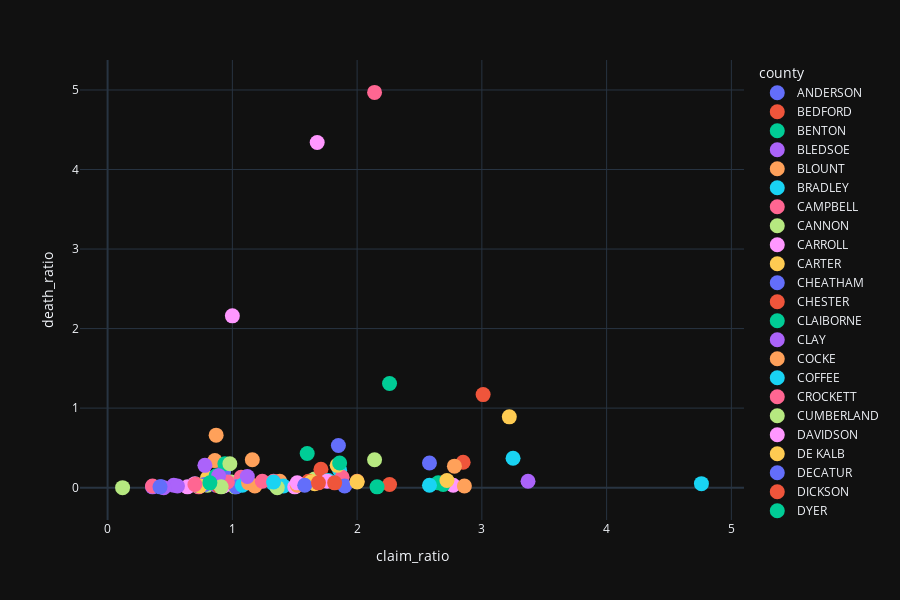

Source (notebook cell):
### Code cell
fig = px.scatter(
    prescription_overdose_death,
    x="claim_ratio",
    y="death_ratio",
    color="county",
    #size="death_ratio",
    hover_data=["county", "claim_ratio", "death_ratio"],
    height=600,
    template="plotly_dark"
)
fig.update_traces(marker=dict(size=15))
fig.show()

### Figure 1 — Plotly figure (JSON) as saved in the notebook; plotly's stock layout.template omitted (floating-point values rounded to 4 significant figures)
{"data": [{"customdata": [["ANDERSON"]], "hovertemplate": "county=%{customdata[0]}<br>claim_ratio=%{x}<br>death_ratio=%{y}<extra></extra>", "legendgroup": "ANDERSON", "marker": {"color": "#636efa", "size": 15, "symbol": "circle"}, "mode": "markers", "name": "ANDERSON", "orientation": "v", "showlegend": true, "type": "scatter", "x": [1.85], "xaxis": "x", "y": [0.53], "yaxis": "y"}, {"customdata": [["BEDFORD"]], "hovertemplate": "county=%{customdata[0]}<br>claim_ratio=%{x}<br>death_ratio=%{y}<extra></extra>", "legendgroup": "BEDFORD", "marker": {"color": "#EF553B", "size": 15, "symbol": "circle"}, "mode": "markers", "name": "BEDFORD", "orientation": "v", "showlegend": true, "type": "scatter", "x": [0.71], "xaxis": "x", "y": [0.04], "yaxis": "y"}, {"customdata": [["BENTON"]], "hovertemplate": "county=%{customdata[0]}<br>claim_ratio=%{x}<br>death_ratio=%{y}<extra></extra>", "legendgroup": "BENTON", "marker": {"color": "#00cc96", "size": 15, "symbol": "circle"}, "mode": "markers", "name": "BENTON", "orientation": "v", "showlegend": true, "type": "scatter", "x": [2.65], "xaxis": "x", "y": [0.06], "yaxis": "y"}, {"customdata": [["BLEDSOE"]], "hovertemplate": "county=%{customdata[0]}<br>claim_ratio=%{x}<br>death_ratio=%{y}<extra></extra>", "legendgroup": "BLEDSOE", "marker": {"color": "#ab63fa", "size": 15, "symbol": "circle"}, "mode": "markers", "name": "BLEDSOE", "orientation": "v", "showlegend": true, "type": "scatter", "x": [0.92], "xaxis": "x", "y": [0.02], "yaxis": "y"}, {"customdata": [["BLOUNT"]], "hovertemplate": "county=%{customdata[0]}<br>claim_ratio=%{x}<br>death_ratio=%{y}<extra></extra>", "legendgroup": "BLOUNT", "marker": {"color": "#FFA15A", "size": 15, "symbol": "circle"}, "mode": "markers", "name": "BLOUNT", "orientation": "v", "showlegend": true, "type": "scatter", "x": [0.86], "xaxis": "x", "y": [0.34], "yaxis": "y"}, {"customdata": [["BRADLEY"]], "hovertemplate": "county=%{customdata[0]}<br>claim_ratio=%{x}<br>death_ratio=%{y}<extra></extra>", "legendgroup": "BRADLEY", "marker": {"color": "#19d3f3", "size": 15, "symbol": "circle"}, "mode": "markers", "name": "BRADLEY", "orientation": "v", "showlegend": true, "type": "scatter", "x": [1.86], "xaxis": "x", "y": [0.22], "yaxis": "y"}, {"customdata": [["CAMPBELL"]], "hovertemplate": "county=%{customdata[0]}<br>claim_ratio=%{x}<br>death_ratio=%{y}<extra></extra>", "legendgroup": "CAMPBELL", "marker": {"color": "#FF6692", "size": 15, "symbol": "circle"}, "mode": "markers", "name": "CAMPBELL", "orientation": "v", "showlegend": true, "type": "scatter", "x": [1.88], "xaxis": "x", "y": [0.13], "yaxis": "y"}, {"customdata": [["CANNON"]], "hovertemplate": "county=%{customdata[0]}<br>claim_ratio=%{x}<br>death_ratio=%{y}<extra></extra>", "legendgroup": "CANNON", "marker": {"color": "#B6E880", "size": 15, "symbol": "circle"}, "mode": "markers", "name": "CANNON", "orientation": "v", "showlegend": true, "type": "scatter", "x": [0.8], "xaxis": "x", "y": [0.03], "yaxis": "y"}, {"customdata": [["CARROLL"]], "hovertemplate": "county=%{customdata[0]}<br>claim_ratio=%{x}<br>death_ratio=%{y}<extra></extra>", "legendgroup": "CARROLL", "marker": {"color": "#FF97FF", "size": 15, "symbol": "circle"}, "mode": "markers", "name": "CARROLL", "orientation": "v", "showlegend": true, "type": "scatter", "x": [2.77], "xaxis": "x", "y": [0.03], "yaxis": "y"}, {"customdata": [["CARTER"]], "hovertemplate": "county=%{customdata[0]}<br>claim_ratio=%{x}<br>death_ratio=%{y}<extra></extra>", "legendgroup": "CARTER", "marker": {"color": "#FECB52", "size": 15, "symbol": "circle"}, "mode": "markers", "name": "CARTER", "orientation": "v", "showlegend": true, "type": "scatter", "x": [0.8], "xaxis": "x", "y": [0.12], "yaxis": "y"}, {"customdata": [["CHEATHAM"]], "hovertemplate": "county=%{customdata[0]}<br>claim_ratio=%{x}<br>death_ratio=%{y}<extra></extra>", "legendgroup": "CHEATHAM", "marker": {"color": "#636efa", "size": 15, "symbol": "circle"}, "mode": "markers", "name": "CHEATHAM", "orientation": "v", "showlegend": true, "type": "scatter", "x": [0.93], "xaxis": "x", "y": [0.2], "yaxis": "y"}, {"customdata": [["CHESTER"]], "hovertemplate": "county=%{customdata[0]}<br>claim_ratio=%{x}<br>death_ratio=%{y}<extra></extra>", "legendgroup": "CHESTER", "marker": {"color": "#EF553B", "size": 15, "symbol": "circle"}, "mode": "markers", "name": "CHESTER", "orientation": "v", "showlegend": true, "type": "scatter", "x": [2.26], "xaxis": "x", "y": [0.04], "yaxis": "y"}, {"customdata": [["CLAIBORNE"]], "hovertemplate": "county=%{customdata[0]}<br>claim_ratio=%{x}<br>death_ratio=%{y}<extra></extra>", "legendgroup": "CLAIBORNE", "marker": {"color": "#00cc96", "size": 15, "symbol": "circle"}, "mode": "markers", "name": "CLAIBORNE", "orientation": "v", "showlegend": true, "type": "scatter", "x": [2.69], "xaxis": "x", "y": [0.04], "yaxis": "y"}, {"customdata": [["CLAY"]], "hovertemplate": "county=%{customdata[0]}<br>claim_ratio=%{x}<br>death_ratio=%{y}<extra></extra>", "legendgroup": "CLAY", "marker": {"color": "#ab63fa", "size": 15, "symbol": "circle"}, "mode": "markers", "name": "CLAY", "orientation": "v", "showlegend": true, "type": "scatter", "x": [3.37], "xaxis": "x", "y": [0.08], "yaxis": "y"}, {"customdata": [["COCKE"]], "hovertemplate": "county=%{customdata[0]}<br>claim_ratio=%{x}<br>death_ratio=%{y}<extra></extra>", "legendgroup": "COCKE", "marker": {"color": "#FFA15A", "size": 15, "symbol": "circle"}, "mode": "markers", "name": "COCKE", "orientation": "v", "showlegend": true, "type": "scatter", "x": [1.38], "xaxis": "x", "y": [0.08], "yaxis": "y"}, {"customdata": [["COFFEE"]], "hovertemplate": "county=%{customdata[0]}<br>claim_ratio=%{x}<br>death_ratio=%{y}<extra></extra>", "legendgroup": "COFFEE", "marker": {"color": "#19d3f3", "size": 15, "symbol": "circle"}, "mode": "markers", "name": "COFFEE", "orientation": "v", "showlegend": true, "type": "scatter", "x": [3.25], "xaxis": "x", "y": [0.37], "yaxis": "y"}, {"customdata": [["CROCKETT"]], "hovertemplate": "county=%{customdata[0]}<br>claim_ratio=%{x}<br>death_ratio=%{y}<extra></extra>", "legendgroup": "CROCKETT", "marker": {"color": "#FF6692", "size": 15, "symbol": "circle"}, "mode": "markers", "name": "CROCKETT", "orientation": "v", "showlegend": true, "type": "scatter", "x": [0.73], "xaxis": "x", "y": [0.01], "yaxis": "y"}, {"customdata": [["CUMBERLAND"]], "hovertemplate": "county=%{customdata[0]}<br>claim_ratio=%{x}<br>death_ratio=%{y}<extra></extra>", "legendgroup": "CUMBERLAND", "marker": {"color": "#B6E880", "size": 15, "symbol": "circle"}, "mode": "markers", "name": "CUMBERLAND", "orientation": "v", "showlegend": true, "type": "scatter", "x": [1.66], "xaxis": "x", "y": [0.11], "yaxis": "y"}, {"customdata": [["DAVIDSON"]], "hovertemplate": "county=%{customdata[0]}<br>claim_ratio=%{x}<br>death_ratio=%{y}<extra></extra>", "legendgroup": "DAVIDSON", "marker": {"color": "#FF97FF", "size": 15, "symbol": "circle"}, "mode": "markers", "name": "DAVIDSON", "orientation": "v", "showlegend": true, "type": "scatter", "x": [1.68], "xaxis": "x", "y": [4.34], "yaxis": "y"}, {"customdata": [["DE KALB"]], "hovertemplate": "county=%{customdata[0]}<br>claim_ratio=%{x}<br>death_ratio=%{y}<extra></extra>", "legendgroup": "DE KALB", "marker": {"color": "#FECB52", "size": 15, "symbol": "circle"}, "mode": "markers", "name": "DE KALB", "orientation": "v", "showlegend": true, "type": "scatter", "x": [1.66], "xaxis": "x", "y": [0.05], "yaxis": "y"}, {"customdata": [["DECATUR"]], "hovertemplate": "county=%{customdata[0]}<br>claim_ratio=%{x}<br>death_ratio=%{y}<extra></extra>", "legendgroup": "DECATUR", "marker": {"color": "#636efa", "size": 15, "symbol": "circle"}, "mode": "markers", "name": "DECATUR", "orientation": "v", "showlegend": true, "type": "scatter", "x": [0.75], "xaxis": "x", "y": [0.03], "yaxis": "y"}, {"customdata": [["DICKSON"]], "hovertemplate": "county=%{customdata[0]}<br>claim_ratio=%{x}<br>death_ratio=%{y}<extra></extra>", "legendgroup": "DICKSON", "marker": {"color": "#EF553B", "size": 15, "symbol": "circle"}, "mode": "markers", "name": "DICKSON", "orientation": "v", "showlegend": true, "type": "scatter", "x": [1.71], "xaxis": "x", "y": [0.23], "yaxis": "y"}, {"customdata": [["DYER"]], "hovertemplate": "county=%{customdata[0]}<br>claim_ratio=%{x}<br>death_ratio=%{y}<extra></extra>", "legendgroup": "DYER", "marker": {"color": "#00cc96", "size": 15, "symbol": "circle"}, "mode": "markers", "name": "DYER", "orientation": "v", "showlegend": true, "type": "scatter", "x": [2.16], "xaxis": "x", "y": [0.01], "yaxis": "y"}, {"customdata": [["FAYETTE"]], "hovertemplate": "county=%{customdata[0]}<br>claim_ratio=%{x}<br>death_ratio=%{y}<extra></extra>", "legendgroup": "FAYETTE", "marker": {"color": "#ab63fa", "size": 15, "symbol": "circle"}, "mode": "markers", "name": "FAYETTE", "orientation": "v", "showlegend": true, "type": "scatter", "x": [0.87], "xaxis": "x", "y": [0.03], "yaxis": "y"}, {"customdata": [["FENTRESS"]], "hovertemplate": "county=%{customdata[0]}<br>claim_ratio=%{x}<br>death_ratio=%{y}<extra></extra>", "legendgroup": "FENTRESS", "marker": {"color": "#FFA15A", "size": 15, "symbol": "circle"}, "mode": "markers", "name": "FENTRESS", "orientation": "v", "showlegend": true, "type": "scatter", "x": [2.86], "xaxis": "x", "y": [0.02], "yaxis": "y"}, {"customdata": [["FRANKLIN"]], "hovertemplate": "county=%{customdata[0]}<br>claim_ratio=%{x}<br>death_ratio=%{y}<extra></extra>", "legendgroup": "FRANKLIN", "marker": {"color": "#19d3f3", "size": 15, "symbol": "circle"}, "mode": "markers", "name": "FRANKLIN", "orientation": "v", "showlegend": true, "type": "scatter", "x": [1.33], "xaxis": "x", "y": [0.05], "yaxis": "y"}, {"customdata": [["GIBSON"]], "hovertemplate": "county=%{customdata[0]}<br>claim_ratio=%{x}<br>death_ratio=%{y}<extra></extra>", "legendgroup": "GIBSON", "marker": {"color": "#FF6692", "size": 15, "symbol": "circle"}, "mode": "markers", "name": "GIBSON", "orientation": "v", "showlegend": true, "type": "scatter", "x": [1.33], "xaxis": "x", "y": [0.08], "yaxis": "y"}, {"customdata": [["GILES"]], "hovertemplate": "county=%{customdata[0]}<br>claim_ratio=%{x}<br>death_ratio=%{y}<extra></extra>", "legendgroup": "GILES", "marker": {"color": "#B6E880", "size": 15, "symbol": "circle"}, "mode": "markers", "name": "GILES", "orientation": "v", "showlegend": true, "type": "scatter", "x": [0.99], "xaxis": "x", "y": [0.07], "yaxis": "y"}, {"customdata": [["GRAINGER"]], "hovertemplate": "county=%{customdata[0]}<br>claim_ratio=%{x}<br>death_ratio=%{y}<extra></extra>", "legendgroup": "GRAINGER", "marker": {"color": "#FF97FF", "size": 15, "symbol": "circle"}, "mode": "markers", "name": "GRAINGER", "orientation": "v", "showlegend": true, "type": "scatter", "x": [0.64], "xaxis": "x", "y": [0.01], "yaxis": "y"}, {"customdata": [["GREENE"]], "hovertemplate": "county=%{customdata[0]}<br>claim_ratio=%{x}<br>death_ratio=%{y}<extra></extra>", "legendgroup": "GREENE", "marker": {"color": "#FECB52", "size": 15, "symbol": "circle"}, "mode": "markers", "name": "GREENE", "orientation": "v", "showlegend": true, "type": "scatter", "x": [1.84], "xaxis": "x", "y": [0.28], "yaxis": "y"}, {"customdata": [["GRUNDY"]], "hovertemplate": "county=%{customdata[0]}<br>claim_ratio=%{x}<br>death_ratio=%{y}<extra></extra>", "legendgroup": "GRUNDY", "marker": {"color": "#636efa", "size": 15, "symbol": "circle"}, "mode": "markers", "name": "GRUNDY", "orientation": "v", "showlegend": true, "type": "scatter", "x": [1.9], "xaxis": "x", "y": [0.02], "yaxis": "y"}, {"customdata": [["HAMBLEN"]], "hovertemplate": "county=%{customdata[0]}<br>claim_ratio=%{x}<br>death_ratio=%{y}<extra></extra>", "legendgroup": "HAMBLEN", "marker": {"color": "#EF553B", "size": 15, "symbol": "circle"}, "mode": "markers", "name": "HAMBLEN", "orientation": "v", "showlegend": true, "type": "scatter", "x": [2.85], "xaxis": "x", "y": [0.32], "yaxis": "y"}, {"customdata": [["HAMILTON"]], "hovertemplate": "county=%{customdata[0]}<br>claim_ratio=%{x}<br>death_ratio=%{y}<extra></extra>", "legendgroup": "HAMILTON", "marker": {"color": "#00cc96", "size": 15, "symbol": "circle"}, "mode": "markers", "name": "HAMILTON", "orientation": "v", "showlegend": true, "type": "scatter", "x": [2.26], "xaxis": "x", "y": [1.31], "yaxis": "y"}, {"customdata": [["HANCOCK"]], "hovertemplate": "county=%{customdata[0]}<br>claim_ratio=%{x}<br>death_ratio=%{y}<extra></extra>", "legendgroup": "HANCOCK", "marker": {"color": "#ab63fa", "size": 15, "symbol": "circle"}, "mode": "markers", "name": "HANCOCK", "orientation": "v", "showlegend": true, "type": "scatter", "x": [0.53], "xaxis": "x", "y": [0.03], "yaxis": "y"}, {"customdata": [["HARDEMAN"]], "hovertemplate": "county=%{customdata[0]}<br>claim_ratio=%{x}<br>death_ratio=%{y}<extra></extra>", "legendgroup": "HARDEMAN", "marker": {"color": "#FFA15A", "size": 15, "symbol": "circle"}, "mode": "markers", "name": "HARDEMAN", "orientation": "v", "showlegend": true, "type": "scatter", "x": [1.18], "xaxis": "x", "y": [0.02], "yaxis": "y"}, {"customdata": [["HARDIN"]], "hovertemplate": "county=%{customdata[0]}<br>claim_ratio=%{x}<br>death_ratio=%{y}<extra></extra>", "legendgroup": "HARDIN", "marker": {"color": "#19d3f3", "size": 15, "symbol": "circle"}, "mode": "markers", "name": "HARDIN", "orientation": "v", "showlegend": true, "type": "scatter", "x": [1.77], "xaxis": "x", "y": [0.09], "yaxis": "y"}, {"customdata": [["HAWKINS"]], "hovertemplate": "county=%{customdata[0]}<br>claim_ratio=%{x}<br>death_ratio=%{y}<extra></extra>", "legendgroup": "HAWKINS", "marker": {"color": "#FF6692", "size": 15, "symbol": "circle"}, "mode": "markers", "name": "HAWKINS", "orientation": "v", "showlegend": true, "type": "scatter", "x": [1.07], "xaxis": "x", "y": [0.13], "yaxis": "y"}, {"customdata": [["HAYWOOD"]], "hovertemplate": "county=%{customdata[0]}<br>claim_ratio=%{x}<br>death_ratio=%{y}<extra></extra>", "legendgroup": "HAYWOOD", "marker": {"color": "#B6E880", "size": 15, "symbol": "circle"}, "mode": "markers", "name": "HAYWOOD", "orientation": "v", "showlegend": true, "type": "scatter", "x": [1.02], "xaxis": "x", "y": [0.01], "yaxis": "y"}, {"customdata": [["HENDERSON"]], "hovertemplate": "county=%{customdata[0]}<br>claim_ratio=%{x}<br>death_ratio=%{y}<extra></extra>", "legendgroup": "HENDERSON", "marker": {"color": "#FF97FF", "size": 15, "symbol": "circle"}, "mode": "markers", "name": "HENDERSON", "orientation": "v", "showlegend": true, "type": "scatter", "x": [0.7], "xaxis": "x", "y": [0.05], "yaxis": "y"}, {"customdata": [["HENRY"]], "hovertemplate": "county=%{customdata[0]}<br>claim_ratio=%{x}<br>death_ratio=%{y}<extra></extra>", "legendgroup": "HENRY", "marker": {"color": "#FECB52", "size": 15, "symbol": "circle"}, "mode": "markers", "name": "HENRY", "orientation": "v", "showlegend": true, "type": "scatter", "x": [2.72], "xaxis": "x", "y": [0.09], "yaxis": "y"}, {"customdata": [["HICKMAN"]], "hovertemplate": "county=%{customdata[0]}<br>claim_ratio=%{x}<br>death_ratio=%{y}<extra></extra>", "legendgroup": "HICKMAN", "marker": {"color": "#636efa", "size": 15, "symbol": "circle"}, "mode": "markers", "name": "HICKMAN", "orientation": "v", "showlegend": true, "type": "scatter", "x": [0.78], "xaxis": "x", "y": [0.04], "yaxis": "y"}, {"customdata": [["HOUSTON"]], "hovertemplate": "county=%{customdata[0]}<br>claim_ratio=%{x}<br>death_ratio=%{y}<extra></extra>", "legendgroup": "HOUSTON", "marker": {"color": "#EF553B", "size": 15, "symbol": "circle"}, "mode": "markers", "name": "HOUSTON", "orientation": "v", "showlegend": true, "type": "scatter", "x": [0.89], "xaxis": "x", "y": [0.02], "yaxis": "y"}, {"customdata": [["HUMPHREYS"]], "hovertemplate": "county=%{customdata[0]}<br>claim_ratio=%{x}<br>death_ratio=%{y}<extra></extra>", "legendgroup": "HUMPHREYS", "marker": {"color": "#00cc96", "size": 15, "symbol": "circle"}, "mode": "markers", "name": "HUMPHREYS", "orientation": "v", "showlegend": true, "type": "scatter", "x": [0.72], "xaxis": "x", "y": [0.03], "yaxis": "y"}, {"customdata": [["JACKSON"]], "hovertemplate": "county=%{customdata[0]}<br>claim_ratio=%{x}<br>death_ratio=%{y}<extra></extra>", "legendgroup": "JACKSON", "marker": {"color": "#ab63fa", "size": 15, "symbol": "circle"}, "mode": "markers", "name": "JACKSON", "orientation": "v", "showlegend": true, "type": "scatter", "x": [0.36], "xaxis": "x", "y": [0.01], "yaxis": "y"}, {"customdata": [["JEFFERSON"]], "hovertemplate": "county=%{customdata[0]}<br>claim_ratio=%{x}<br>death_ratio=%{y}<extra></extra>", "legendgroup": "JEFFERSON", "marker": {"color": "#FFA15A", "size": 15, "symbol": "circle"}, "mode": "markers", "name": "JEFFERSON", "orientation": "v", "showlegend": true, "type": "scatter", "x": [2], "xaxis": "x", "y": [0.08], "yaxis": "y"}, {"customdata": [["JOHNSON"]], "hovertemplate": "county=%{customdata[0]}<br>claim_ratio=%{x}<br>death_ratio=%{y}<extra></extra>", "legendgroup": "JOHNSON", "marker": {"color": "#19d3f3", "size": 15, "symbol": "circle"}, "mode": "markers", "name": "JOHNSON", "orientation": "v", "showlegend": true, "type": "scatter", "x": [1.41], "xaxis": "x", "y": [0.02], "yaxis": "y"}, {"customdata": [["KNOX"]], "hovertemplate": "county=%{customdata[0]}<br>claim_ratio=%{x}<br>death_ratio=%{y}<extra></extra>", "legendgroup": "KNOX", "marker": {"color": "#FF6692", "size": 15, "symbol": "circle"}, "mode": "markers", "name": "KNOX", "orientation": "v", "showlegend": true, "type": "scatter", "x": [2.14], "xaxis": "x", "y": [4.97], "yaxis": "y"}, {"customdata": [["LAKE"]], "hovertemplate": "county=%{customdata[0]}<br>claim_ratio=%{x}<br>death_ratio=%{y}<extra></extra>", "legendgroup": "LAKE", "marker": {"color": "#B6E880", "size": 15, "symbol": "circle"}, "mode": "markers", "name": "LAKE", "orientation": "v", "showlegend": true, "type": "scatter", "x": [0.12], "xaxis": "x", "y": [0], "yaxis": "y"}, {"customdata": [["LAUDERDALE"]], "hovertemplate": "county=%{customdata[0]}<br>claim_ratio=%{x}<br>death_ratio=%{y}<extra></extra>", "legendgroup": "LAUDERDALE", "marker": {"color": "#FF97FF", "size": 15, "symbol": "circle"}, "mode": "markers", "name": "LAUDERDALE", "orientation": "v", "showlegend": true, "type": "scatter", "x": [0.93], "xaxis": "x", "y": [0.02], "yaxis": "y"}, {"customdata": [["LAWRENCE"]], "hovertemplate": "county=%{customdata[0]}<br>claim_ratio=%{x}<br>death_ratio=%{y}<extra></extra>", "legendgroup": "LAWRENCE", "marker": {"color": "#FECB52", "size": 15, "symbol": "circle"}, "mode": "markers", "name": "LAWRENCE", "orientation": "v", "showlegend": true, "type": "scatter", "x": [1.63], "xaxis": "x", "y": [0.08], "yaxis": "y"}, {"customdata": [["LEWIS"]], "hovertemplate": "county=%{customdata[0]}<br>claim_ratio=%{x}<br>death_ratio=%{y}<extra></extra>", "legendgroup": "LEWIS", "marker": {"color": "#636efa", "size": 15, "symbol": "circle"}, "mode": "markers", "name": "LEWIS", "orientation": "v", "showlegend": true, "type": "scatter", "x": [1.03], "xaxis": "x", "y": [0.01], "yaxis": "y"}, {"customdata": [["LINCOLN"]], "hovertemplate": "county=%{customdata[0]}<br>claim_ratio=%{x}<br>death_ratio=%{y}<extra></extra>", "legendgroup": "LINCOLN", "marker": {"color": "#EF553B", "size": 15, "symbol": "circle"}, "mode": "markers", "name": "LINCOLN", "orientation": "v", "showlegend": true, "type": "scatter", "x": [0.71], "xaxis": "x", "y": [0.04], "yaxis": "y"}, {"customdata": [["LOUDON"]], "hovertemplate": "county=%{customdata[0]}<br>claim_ratio=%{x}<br>death_ratio=%{y}<extra></extra>", "legendgroup": "LOUDON", "marker": {"color": "#00cc96", "size": 15, "symbol": "circle"}, "mode": "markers", "name": "LOUDON", "orientation": "v", "showlegend": true, "type": "scatter", "x": [0.87], "xaxis": "x", "y": [0.15], "yaxis": "y"}, {"customdata": [["MACON"]], "hovertemplate": "county=%{customdata[0]}<br>claim_ratio=%{x}<br>death_ratio=%{y}<extra></extra>", "legendgroup": "MACON", "marker": {"color": "#ab63fa", "size": 15, "symbol": "circle"}, "mode": "markers", "name": "MACON", "orientation": "v", "showlegend": true, "type": "scatter", "x": [0.56], "xaxis": "x", "y": [0.02], "yaxis": "y"}, {"customdata": [["MADISON"]], "hovertemplate": "county=%{customdata[0]}<br>claim_ratio=%{x}<br>death_ratio=%{y}<extra></extra>", "legendgroup": "MADISON", "marker": {"color": "#FFA15A", "size": 15, "symbol": "circle"}, "mode": "markers", "name": "MADISON", "orientation": "v", "showlegend": true, "type": "scatter", "x": [2.78], "xaxis": "x", "y": [0.27], "yaxis": "y"}, {"customdata": [["MARION"]], "hovertemplate": "county=%{customdata[0]}<br>claim_ratio=%{x}<br>death_ratio=%{y}<extra></extra>", "legendgroup": "MARION", "marker": {"color": "#19d3f3", "size": 15, "symbol": "circle"}, "mode": "markers", "name": "MARION", "orientation": "v", "showlegend": true, "type": "scatter", "x": [1.08], "xaxis": "x", "y": [0.03], "yaxis": "y"}, {"customdata": [["MARSHALL"]], "hovertemplate": "county=%{customdata[0]}<br>claim_ratio=%{x}<br>death_ratio=%{y}<extra></extra>", "legendgroup": "MARSHALL", "marker": {"color": "#FF6692", "size": 15, "symbol": "circle"}, "mode": "markers", "name": "MARSHALL", "orientation": "v", "showlegend": true, "type": "scatter", "x": [0.96], "xaxis": "x", "y": [0.07], "yaxis": "y"}, {"customdata": [["MAURY"]], "hovertemplate": "county=%{customdata[0]}<br>claim_ratio=%{x}<br>death_ratio=%{y}<extra></extra>", "legendgroup": "MAURY", "marker": {"color": "#B6E880", "size": 15, "symbol": "circle"}, "mode": "markers", "name": "MAURY", "orientation": "v", "showlegend": true, "type": "scatter", "x": [2.14], "xaxis": "x", "y": [0.35], "yaxis": "y"}, {"customdata": [["MC MINN"]], "hovertemplate": "county=%{customdata[0]}<br>claim_ratio=%{x}<br>death_ratio=%{y}<extra></extra>", "legendgroup": "MC MINN", "marker": {"color": "#FF97FF", "size": 15, "symbol": "circle"}, "mode": "markers", "name": "MC MINN", "orientation": "v", "showlegend": true, "type": "scatter", "x": [1.76], "xaxis": "x", "y": [0.08], "yaxis": "y"}, {"customdata": [["MC NAIRY"]], "hovertemplate": "county=%{customdata[0]}<br>claim_ratio=%{x}<br>death_ratio=%{y}<extra></extra>", "legendgroup": "MC NAIRY", "marker": {"color": "#FECB52", "size": 15, "symbol": "circle"}, "mode": "markers", "name": "MC NAIRY", "orientation": "v", "showlegend": true, "type": "scatter", "x": [2], "xaxis": "x", "y": [0.07], "yaxis": "y"}, {"customdata": [["MEIGS"]], "hovertemplate": "county=%{customdata[0]}<br>claim_ratio=%{x}<br>death_ratio=%{y}<extra></extra>", "legendgroup": "MEIGS", "marker": {"color": "#636efa", "size": 15, "symbol": "circle"}, "mode": "markers", "name": "MEIGS", "orientation": "v", "showlegend": true, "type": "scatter", "x": [0.43], "xaxis": "x", "y": [0.01], "yaxis": "y"}, {"customdata": [["MONROE"]], "hovertemplate": "county=%{customdata[0]}<br>claim_ratio=%{x}<br>death_ratio=%{y}<extra></extra>", "legendgroup": "MONROE", "marker": {"color": "#EF553B", "size": 15, "symbol": "circle"}, "mode": "markers", "name": "MONROE", "orientation": "v", "showlegend": true, "type": "scatter", "x": [1.61], "xaxis": "x", "y": [0.08], "yaxis": "y"}, {"customdata": [["MONTGOMERY"]], "hovertemplate": "county=%{customdata[0]}<br>claim_ratio=%{x}<br>death_ratio=%{y}<extra></extra>", "legendgroup": "MONTGOMERY", "marker": {"color": "#00cc96", "size": 15, "symbol": "circle"}, "mode": "markers", "name": "MONTGOMERY", "orientation": "v", "showlegend": true, "type": "scatter", "x": [0.94], "xaxis": "x", "y": [0.3], "yaxis": "y"}, {"customdata": [["MOORE"]], "hovertemplate": "county=%{customdata[0]}<br>claim_ratio=%{x}<br>death_ratio=%{y}<extra></extra>", "legendgroup": "MOORE", "marker": {"color": "#ab63fa", "size": 15, "symbol": "circle"}, "mode": "markers", "name": "MOORE", "orientation": "v", "showlegend": true, "type": "scatter", "x": [0.45], "xaxis": "x", "y": [0], "yaxis": "y"}, {"customdata": [["MORGAN"]], "hovertemplate": "county=%{customdata[0]}<br>claim_ratio=%{x}<br>death_ratio=%{y}<extra></extra>", "legendgroup": "MORGAN", "marker": {"color": "#FFA15A", "size": 15, "symbol": "circle"}, "mode": "markers", "name": "MORGAN", "orientation": "v", "showlegend": true, "type": "scatter", "x": [1.13], "xaxis": "x", "y": [0.06], "yaxis": "y"}, {"customdata": [["OBION"]], "hovertemplate": "county=%{customdata[0]}<br>claim_ratio=%{x}<br>death_ratio=%{y}<extra></extra>", "legendgroup": "OBION", "marker": {"color": "#19d3f3", "size": 15, "symbol": "circle"}, "mode": "markers", "name": "OBION", "orientation": "v", "showlegend": true, "type": "scatter", "x": [2.58], "xaxis": "x", "y": [0.03], "yaxis": "y"}, {"customdata": [["OVERTON"]], "hovertemplate": "county=%{customdata[0]}<br>claim_ratio=%{x}<br>death_ratio=%{y}<extra></extra>", "legendgroup": "OVERTON", "marker": {"color": "#FF6692", "size": 15, "symbol": "circle"}, "mode": "markers", "name": "OVERTON", "orientation": "v", "showlegend": true, "type": "scatter", "x": [1.24], "xaxis": "x", "y": [0.08], "yaxis": "y"}, {"customdata": [["PERRY"]], "hovertemplate": "county=%{customdata[0]}<br>claim_ratio=%{x}<br>death_ratio=%{y}<extra></extra>", "legendgroup": "PERRY", "marker": {"color": "#B6E880", "size": 15, "symbol": "circle"}, "mode": "markers", "name": "PERRY", "orientation": "v", "showlegend": true, "type": "scatter", "x": [1.36], "xaxis": "x", "y": [0], "yaxis": "y"}, {"customdata": [["PICKETT"]], "hovertemplate": "county=%{customdata[0]}<br>claim_ratio=%{x}<br>death_ratio=%{y}<extra></extra>", "legendgroup": "PICKETT", "marker": {"color": "#FF97FF", "size": 15, "symbol": "circle"}, "mode": "markers", "name": "PICKETT", "orientation": "v", "showlegend": true, "type": "scatter", "x": [1.5], "xaxis": "x", "y": [0.01], "yaxis": "y"}, {"customdata": [["POLK"]], "hovertemplate": "county=%{customdata[0]}<br>claim_ratio=%{x}<br>death_ratio=%{y}<extra></extra>", "legendgroup": "POLK", "marker": {"color": "#FECB52", "size": 15, "symbol": "circle"}, "mode": "markers", "name": "POLK", "orientation": "v", "showlegend": true, "type": "scatter", "x": [0.74], "xaxis": "x", "y": [0.02], "yaxis": "y"}, {"customdata": [["PUTNAM"]], "hovertemplate": "county=%{customdata[0]}<br>claim_ratio=%{x}<br>death_ratio=%{y}<extra></extra>", "legendgroup": "PUTNAM", "marker": {"color": "#636efa", "size": 15, "symbol": "circle"}, "mode": "markers", "name": "PUTNAM", "orientation": "v", "showlegend": true, "type": "scatter", "x": [2.58], "xaxis": "x", "y": [0.31], "yaxis": "y"}, {"customdata": [["RHEA"]], "hovertemplate": "county=%{customdata[0]}<br>claim_ratio=%{x}<br>death_ratio=%{y}<extra></extra>", "legendgroup": "RHEA", "marker": {"color": "#EF553B", "size": 15, "symbol": "circle"}, "mode": "markers", "name": "RHEA", "orientation": "v", "showlegend": true, "type": "scatter", "x": [1.82], "xaxis": "x", "y": [0.06], "yaxis": "y"}, {"customdata": [["ROANE"]], "hovertemplate": "county=%{customdata[0]}<br>claim_ratio=%{x}<br>death_ratio=%{y}<extra></extra>", "legendgroup": "ROANE", "marker": {"color": "#00cc96", "size": 15, "symbol": "circle"}, "mode": "markers", "name": "ROANE", "orientation": "v", "showlegend": true, "type": "scatter", "x": [1.86], "xaxis": "x", "y": [0.31], "yaxis": "y"}, {"customdata": [["ROBERTSON"]], "hovertemplate": "county=%{customdata[0]}<br>claim_ratio=%{x}<br>death_ratio=%{y}<extra></extra>", "legendgroup": "ROBERTSON", "marker": {"color": "#ab63fa", "size": 15, "symbol": "circle"}, "mode": "markers", "name": "ROBERTSON", "orientation": "v", "showlegend": true, "type": "scatter", "x": [1.12], "xaxis": "x", "y": [0.14], "yaxis": "y"}, {"customdata": [["RUTHERFORD"]], "hovertemplate": "county=%{customdata[0]}<br>claim_ratio=%{x}<br>death_ratio=%{y}<extra></extra>", "legendgroup": "RUTHERFORD", "marker": {"color": "#FFA15A", "size": 15, "symbol": "circle"}, "mode": "markers", "name": "RUTHERFORD", "orientation": "v", "showlegend": true, "type": "scatter", "x": [0.87], "xaxis": "x", "y": [0.66], "yaxis": "y"}, {"customdata": [["SCOTT"]], "hovertemplate": "county=%{customdata[0]}<br>claim_ratio=%{x}<br>death_ratio=%{y}<extra></extra>", "legendgroup": "SCOTT", "marker": {"color": "#19d3f3", "size": 15, "symbol": "circle"}, "mode": "markers", "name": "SCOTT", "orientation": "v", "showlegend": true, "type": "scatter", "x": [4.76], "xaxis": "x", "y": [0.05], "yaxis": "y"}, {"customdata": [["SEQUATCHIE"]], "hovertemplate": "county=%{customdata[0]}<br>claim_ratio=%{x}<br>death_ratio=%{y}<extra></extra>", "legendgroup": "SEQUATCHIE", "marker": {"color": "#FF6692", "size": 15, "symbol": "circle"}, "mode": "markers", "name": "SEQUATCHIE", "orientation": "v", "showlegend": true, "type": "scatter", "x": [0.36], "xaxis": "x", "y": [0.02], "yaxis": "y"}, {"customdata": [["SEVIER"]], "hovertemplate": "county=%{customdata[0]}<br>claim_ratio=%{x}<br>death_ratio=%{y}<extra></extra>", "legendgroup": "SEVIER", "marker": {"color": "#B6E880", "size": 15, "symbol": "circle"}, "mode": "markers", "name": "SEVIER", "orientation": "v", "showlegend": true, "type": "scatter", "x": [0.98], "xaxis": "x", "y": [0.3], "yaxis": "y"}, {"customdata": [["SHELBY"]], "hovertemplate": "county=%{customdata[0]}<br>claim_ratio=%{x}<br>death_ratio=%{y}<extra></extra>", "legendgroup": "SHELBY", "marker": {"color": "#FF97FF", "size": 15, "symbol": "circle"}, "mode": "markers", "name": "SHELBY", "orientation": "v", "showlegend": true, "type": "scatter", "x": [1], "xaxis": "x", "y": [2.16], "yaxis": "y"}, {"customdata": [["SMITH"]], "hovertemplate": "county=%{customdata[0]}<br>claim_ratio=%{x}<br>death_ratio=%{y}<extra></extra>", "legendgroup": "SMITH", "marker": {"color": "#FECB52", "size": 15, "symbol": "circle"}, "mode": "markers", "name": "SMITH", "orientation": "v", "showlegend": true, "type": "scatter", "x": [1.63], "xaxis": "x", "y": [0.07], "yaxis": "y"}, {"customdata": [["STEWART"]], "hovertemplate": "county=%{customdata[0]}<br>claim_ratio=%{x}<br>death_ratio=%{y}<extra></extra>", "legendgroup": "STEWART", "marker": {"color": "#636efa", "size": 15, "symbol": "circle"}, "mode": "markers", "name": "STEWART", "orientation": "v", "showlegend": true, "type": "scatter", "x": [0.42], "xaxis": "x", "y": [0.01], "yaxis": "y"}, {"customdata": [["SULLIVAN"]], "hovertemplate": "county=%{customdata[0]}<br>claim_ratio=%{x}<br>death_ratio=%{y}<extra></extra>", "legendgroup": "SULLIVAN", "marker": {"color": "#EF553B", "size": 15, "symbol": "circle"}, "mode": "markers", "name": "SULLIVAN", "orientation": "v", "showlegend": true, "type": "scatter", "x": [3.01], "xaxis": "x", "y": [1.17], "yaxis": "y"}, {"customdata": [["SUMNER"]], "hovertemplate": "county=%{customdata[0]}<br>claim_ratio=%{x}<br>death_ratio=%{y}<extra></extra>", "legendgroup": "SUMNER", "marker": {"color": "#00cc96", "size": 15, "symbol": "circle"}, "mode": "markers", "name": "SUMNER", "orientation": "v", "showlegend": true, "type": "scatter", "x": [1.6], "xaxis": "x", "y": [0.43], "yaxis": "y"}, {"customdata": [["TIPTON"]], "hovertemplate": "county=%{customdata[0]}<br>claim_ratio=%{x}<br>death_ratio=%{y}<extra></extra>", "legendgroup": "TIPTON", "marker": {"color": "#ab63fa", "size": 15, "symbol": "circle"}, "mode": "markers", "name": "TIPTON", "orientation": "v", "showlegend": true, "type": "scatter", "x": [0.89], "xaxis": "x", "y": [0.15], "yaxis": "y"}, {"customdata": [["TROUSDALE"]], "hovertemplate": "county=%{customdata[0]}<br>claim_ratio=%{x}<br>death_ratio=%{y}<extra></extra>", "legendgroup": "TROUSDALE", "marker": {"color": "#FFA15A", "size": 15, "symbol": "circle"}, "mode": "markers", "name": "TROUSDALE", "orientation": "v", "showlegend": true, "type": "scatter", "x": [1.52], "xaxis": "x", "y": [0.03], "yaxis": "y"}, {"customdata": [["UNICOI"]], "hovertemplate": "county=%{customdata[0]}<br>claim_ratio=%{x}<br>death_ratio=%{y}<extra></extra>", "legendgroup": "UNICOI", "marker": {"color": "#19d3f3", "size": 15, "symbol": "circle"}, "mode": "markers", "name": "UNICOI", "orientation": "v", "showlegend": true, "type": "scatter", "x": [1.33], "xaxis": "x", "y": [0.07], "yaxis": "y"}, {"customdata": [["UNION"]], "hovertemplate": "county=%{customdata[0]}<br>claim_ratio=%{x}<br>death_ratio=%{y}<extra></extra>", "legendgroup": "UNION", "marker": {"color": "#FF6692", "size": 15, "symbol": "circle"}, "mode": "markers", "name": "UNION", "orientation": "v", "showlegend": true, "type": "scatter", "x": [0.7], "xaxis": "x", "y": [0.04], "yaxis": "y"}, {"customdata": [["VAN BUREN"]], "hovertemplate": "county=%{customdata[0]}<br>claim_ratio=%{x}<br>death_ratio=%{y}<extra></extra>", "legendgroup": "VAN BUREN", "marker": {"color": "#B6E880", "size": 15, "symbol": "circle"}, "mode": "markers", "name": "VAN BUREN", "orientation": "v", "showlegend": true, "type": "scatter", "x": [0.91], "xaxis": "x", "y": [0.01], "yaxis": "y"}, {"customdata": [["WARREN"]], "hovertemplate": "county=%{customdata[0]}<br>claim_ratio=%{x}<br>death_ratio=%{y}<extra></extra>", "legendgroup": "WARREN", "marker": {"color": "#FF97FF", "size": 15, "symbol": "circle"}, "mode": "markers", "name": "WARREN", "orientation": "v", "showlegend": true, "type": "scatter", "x": [1.52], "xaxis": "x", "y": [0.06], "yaxis": "y"}, {"customdata": [["WASHINGTON"]], "hovertemplate": "county=%{customdata[0]}<br>claim_ratio=%{x}<br>death_ratio=%{y}<extra></extra>", "legendgroup": "WASHINGTON", "marker": {"color": "#FECB52", "size": 15, "symbol": "circle"}, "mode": "markers", "name": "WASHINGTON", "orientation": "v", "showlegend": true, "type": "scatter", "x": [3.22], "xaxis": "x", "y": [0.89], "yaxis": "y"}, {"customdata": [["WAYNE"]], "hovertemplate": "county=%{customdata[0]}<br>claim_ratio=%{x}<br>death_ratio=%{y}<extra></extra>", "legendgroup": "WAYNE", "marker": {"color": "#636efa", "size": 15, "symbol": "circle"}, "mode": "markers", "name": "WAYNE", "orientation": "v", "showlegend": true, "type": "scatter", "x": [1.58], "xaxis": "x", "y": [0.03], "yaxis": "y"}, {"customdata": [["WEAKLEY"]], "hovertemplate": "county=%{customdata[0]}<br>claim_ratio=%{x}<br>death_ratio=%{y}<extra></extra>", "legendgroup": "WEAKLEY", "marker": {"color": "#EF553B", "size": 15, "symbol": "circle"}, "mode": "markers", "name": "WEAKLEY", "orientation": "v", "showlegend": true, "type": "scatter", "x": [1.69], "xaxis": "x", "y": [0.06], "yaxis": "y"}, {"customdata": [["WHITE"]], "hovertemplate": "county=%{customdata[0]}<br>claim_ratio=%{x}<br>death_ratio=%{y}<extra></extra>", "legendgroup": "WHITE", "marker": {"color": "#00cc96", "size": 15, "symbol": "circle"}, "mode": "markers", "name": "WHITE", "orientation": "v", "showlegend": true, "type": "scatter", "x": [0.82], "xaxis": "x", "y": [0.06], "yaxis": "y"}, {"customdata": [["WILLIAMSON"]], "hovertemplate": "county=%{customdata[0]}<br>claim_ratio=%{x}<br>death_ratio=%{y}<extra></extra>", "legendgroup": "WILLIAMSON", "marker": {"color": "#ab63fa", "size": 15, "symbol": "circle"}, "mode": "markers", "name": "WILLIAMSON", "orientation": "v", "showlegend": true, "type": "scatter", "x": [0.78], "xaxis": "x", "y": [0.28], "yaxis": "y"}, {"customdata": [["WILSON"]], "hovertemplate": "county=%{customdata[0]}<br>claim_ratio=%{x}<br>death_ratio=%{y}<extra></extra>", "legendgroup": "WILSON", "marker": {"color": "#FFA15A", "size": 15, "symbol": "circle"}, "mode": "markers", "name": "WILSON", "orientation": "v", "showlegend": true, "type": "scatter", "x": [1.16], "xaxis": "x", "y": [0.35], "yaxis": "y"}], "layout": {"height": 600, "legend": {"title": {"text": "county"}, "tracegroupgap": 0}, "margin": {"t": 60}, "xaxis": {"anchor": "y", "domain": [0, 1], "title": {"text": "claim_ratio"}}, "yaxis": {"anchor": "x", "domain": [0, 1], "title": {"text": "death_ratio"}}}}
